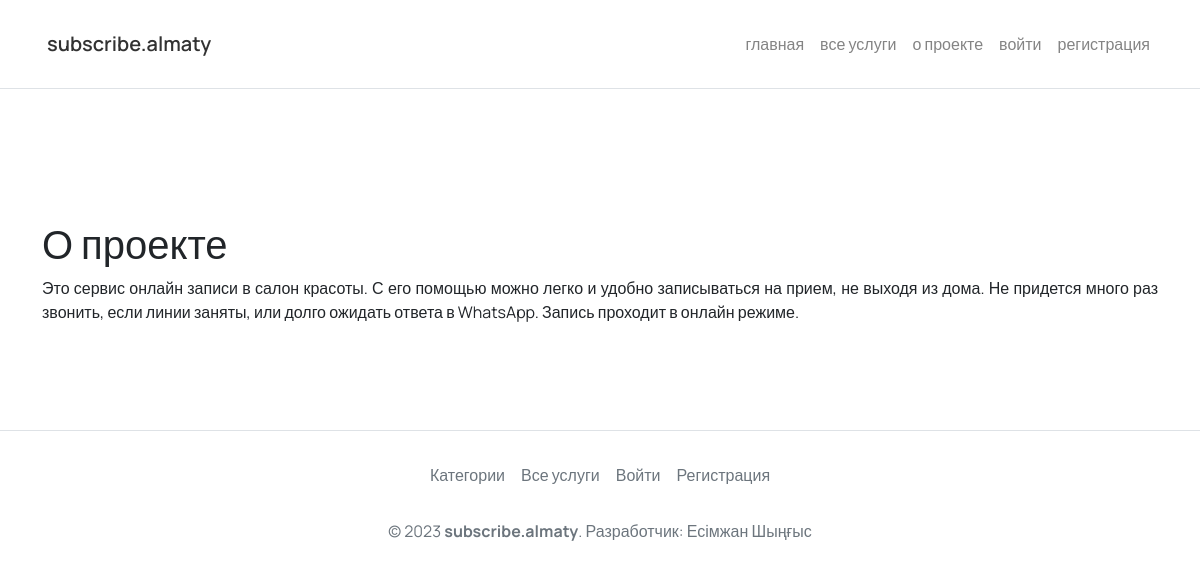
Page /about/ on the earlier database version.
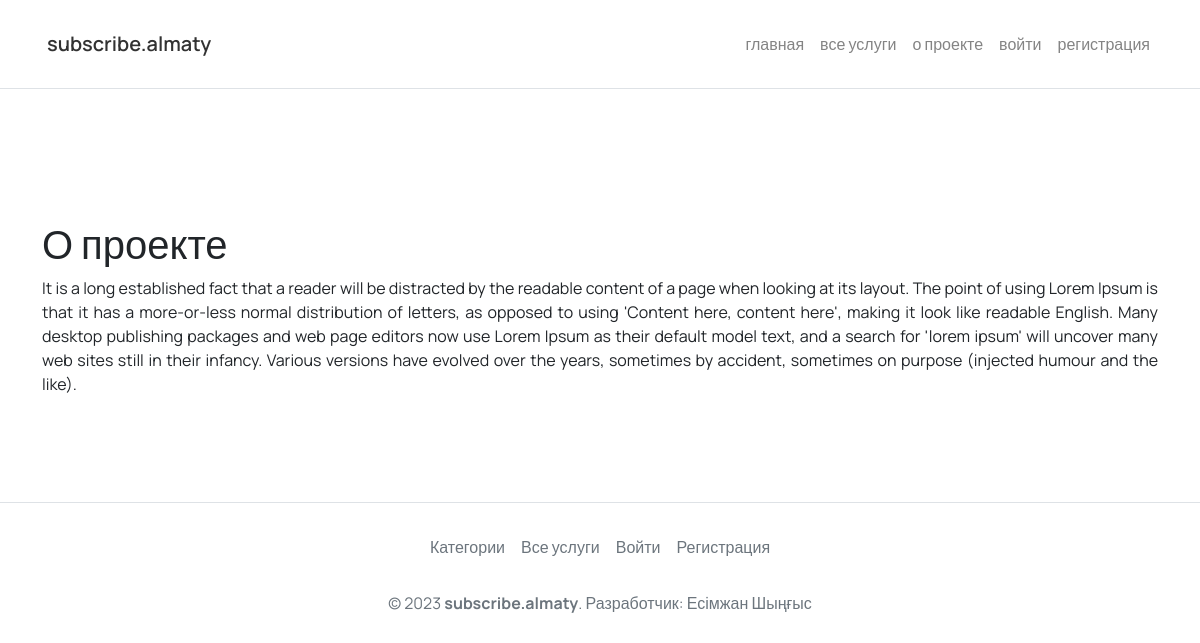
Same page on the later database version.
### coreApp/models.py (models this page shows)
class AboutPage(models.Model):
    content = models.TextField("Описание")
    class Meta:
        verbose_name = "О проекте"
        verbose_name_plural = "О проекте"

### coreApp/views.py (the view)
# urls.py: path('about/', views.aboutPage, name='aboutPage'),
def aboutPage(request):
    about = AboutPage.objects.all()
    return render(request, "app/about.html", {
        'about': about
    })

### coreApp/templates/app/about.html (shortened to what this page needs)
{% extends '../base.html' %}
{% load static %}
{% block content %}
<div class="about">
  <div class="container">
      <h1>О проекте</h1>
      {% for content in about %}
      <p style="text-align: justify;">{{ content.content }}</p>
      {% endfor %}
  </div>
</div>
{% endblock %}

Differences in the rows shown:
changed AboutPage: content "Это сервис онлайн записи в салон красоты. С его помощью можно легко и удобно записываться на прием, не выходя из дома. Не придется много раз звонить, если линии заняты, или долго ожидать ответа в WhatsApp. Запись проходит в онлайн режиме." → "It is a long established fact that a reader will be distracted by the readable content of a page when looking at its layout. The point of using Lorem Ipsum is that it has a more-or-less normal distribution of letters, as opposed to using 'Content here, content here', making it look like readable English. Many desktop publishing packages and web page editors now use Lorem Ipsum as their default model text, and a search for 'lorem ipsum' will uncover many web sites still in their infancy. Various versions have evolved over the years, sometimes by accident, sometimes on purpose (injected humour and the like)."
